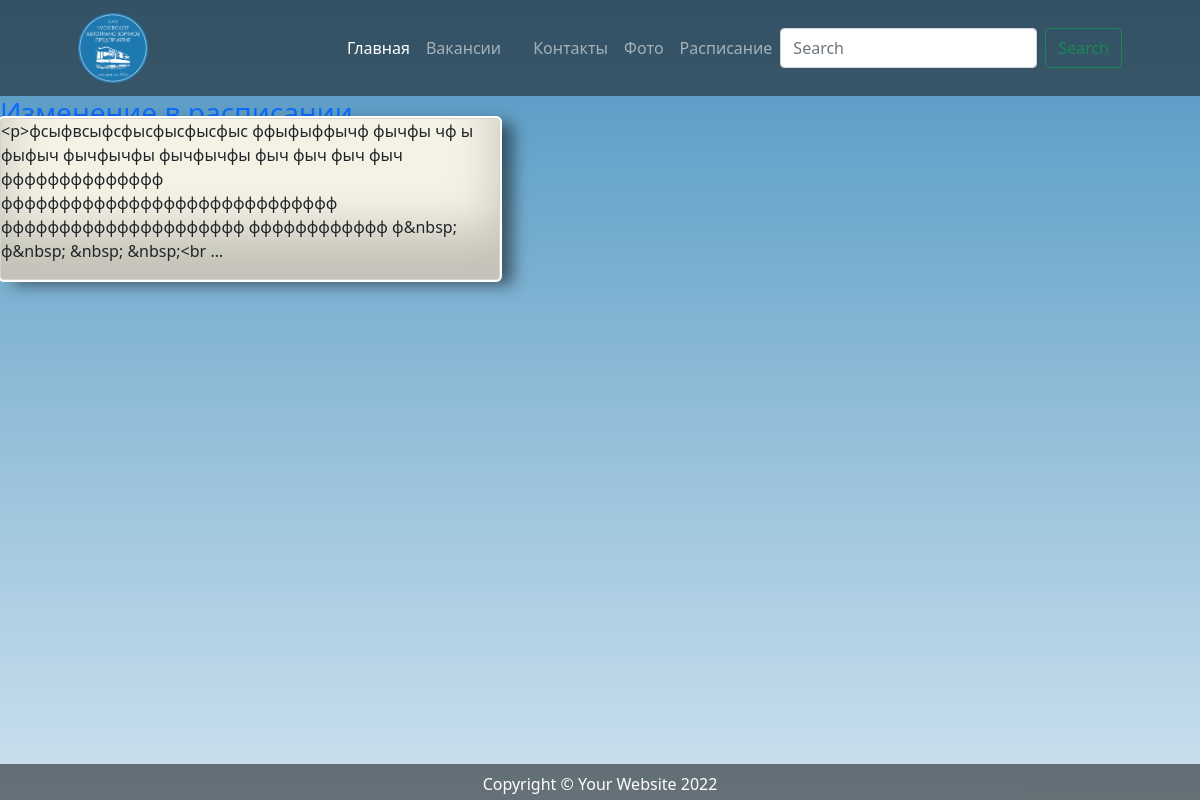
The page /bus/search/ on the database its author committed.
### station/models.py (models this page shows, shortened)
class News(models.Model):
    news_header = models.CharField(max_length=100, null=True)
    text = HTMLField()
    image = models.ImageField(null=True, width_field=None, height_field=None, upload_to='images/')
    class Meta:
        verbose_name = 'Новости'

### station/views.py (the view)
# urls.py: path('search/', search, name='search'),
def search(request):
    search_query = request.GET.get('search', '') # передаётся имя ввода (строка поиска)
    if search_query:
        news = News.objects.filter(news_header__icontains=search_query) #TODO доделать поиск
    else:
        news = News.objects.all()
    context = {'news': news}
    return render(request, 'search.html', context)

### templates/search.html (shortened to what this page needs)
<!DOCTYPE html>
{% extends 'base.html' %}
    {% block content %}
    {% for n in news %}
      <div class="col-lg-5">
        <a href="{% url 'news_detail' n.id %}"><h3 class="font-weight-light">{{ n.news_header }}</h3></a>
        <div class="card h-100">
            <p>{{ n.text|truncatewords:20 }}</p>
        </div>
    </div>
    {% endfor %}
    {% endblock content %}

### rows shown on the page
News: news_header "Изменение в расписании", text "<p>фсыфвсыфсфысфысфысфыс ффыфыффычф фычфы чф ы фыфыч фычфычфы фычфычфы фыч фыч фыч фыч фффффффффффффф ффффффффффффффффффффффффффффф ффффффффффффффффффффф фффффффффффф ф&nbsp; ф&nbsp; &nbsp; &nbsp;<br …"
